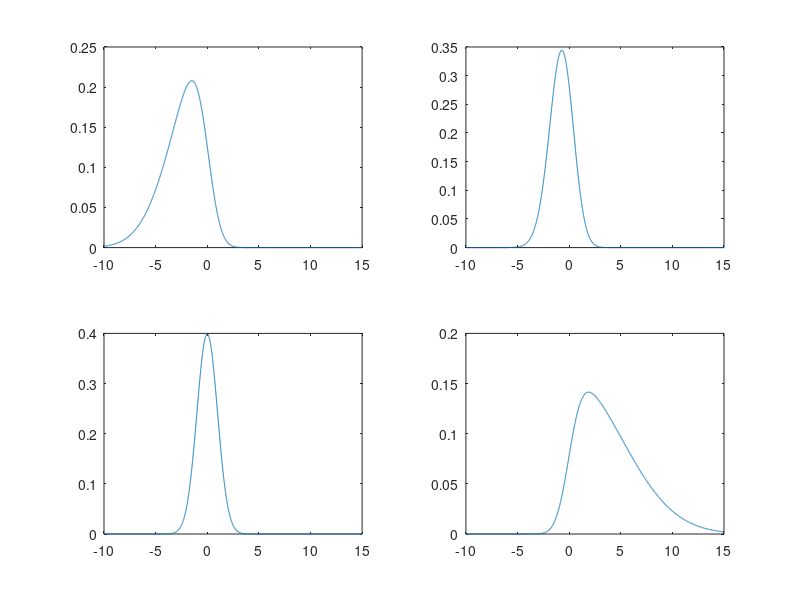

Source code (MATLAB):
%This m-file checks the derivations for the skew-normal density
clear;
clc;

delta =[-3 -1 0 5];
sig = 1;
ygrid = linspace(-10,15,5000);
mu = 0;

for j = 1:4;
    subplot(2,2,j);
varian = sig^2 + delta(j)^2;

densa = 2*(1/sqrt(2*pi*varian))*exp(- (1/(2*varian))*( (ygrid-mu).^2));
densb = normcdf( (delta(j)/(sqrt(sig)*sqrt(varian)))*(ygrid-mu) );
density = densa.*densb;
plot(ygrid,density);
end;
